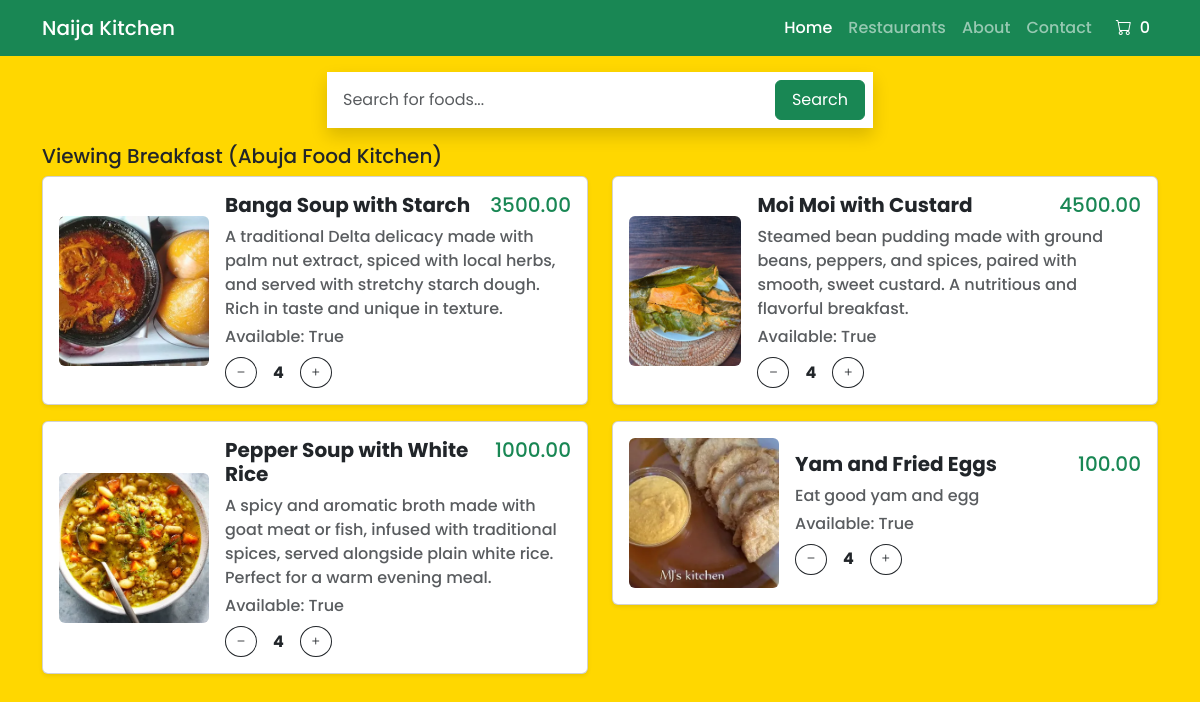
/abuja-food-kitchen/breakfast/, run on the app's committed database.
### naija_kitchen/models.py (models this page shows, shortened)
class MenuCategory(models.Model):
    restaurant = models.ForeignKey(
        Restaurant, on_delete=models.CASCADE, related_name='menu_categories')
    name = models.CharField(max_length=100)
    slug = models.SlugField(max_length=200, blank=True)
    description = models.TextField(blank=True, null=True)
    image = models.ImageField(blank=True, null=True)
    created_at = models.DateTimeField(auto_now_add=True)
    updated_at = models.DateTimeField(auto_now=True)
    class Meta:
        constraints = [
            UniqueConstraint(fields=['restaurant', 'name'],
                             name='unique_category_per_restaurant')
        ]
        ordering = ['name']
        indexes = [
            models.Index(fields=['name'])
        ]
    def __str__(self):
        return f"{self.name} ({self.restaurant.restaurant_name})"

class Restaurant(models.Model):
    restaurant_name = models.CharField(max_length=200)
    slug = models.SlugField(max_length=200, blank=True)
    restaurant_address = models.CharField(max_length=200)
    restaurant_image = models.ImageField(null=True, blank=True)
    restaurant_contact = models.CharField(max_length=200)
    restaurant_owner = models.ForeignKey(
        'auth.User', blank=True, null=True, on_delete=models.CASCADE, related_name='user_restaurants')
    class Meta:
        ordering = ['restaurant_name']
        indexes = [
            models.Index(fields=['restaurant_name'])
        ]

class MenuItem(models.Model):
    category = models.ForeignKey(
        MenuCategory, on_delete=models.CASCADE, related_name='menu_items')
    name = models.CharField(max_length=200)
    slug = models.SlugField(max_length=200, blank=True)
    description = models.TextField(blank=True, null=True)
    price = models.DecimalField(max_digits=10, decimal_places=2)
    is_available = models.BooleanField(default=True)
    created_at = models.DateTimeField(auto_now_add=True)
    updated_at = models.DateTimeField(auto_now=True)
    image = models.ImageField(blank=True, null=True)
    class Meta:
        ordering = ['name']
        indexes = [
            models.Index(fields=['id', 'slug']),
            models.Index(fields=['name']),
            models.Index(fields=['-created_at'])
        ]
    @property
    def imageURL(self):
        try:
            url = self.image.url
        except:
            url = ''
        return url

### naija_kitchen/views.py (the view)
# urls.py: path('<slug:restaurant_slug>/<slug:category_slug>/', get_menucategory_items, name="restaurant_menuitems"),
def get_menucategory_items(request, restaurant_slug,  category_slug):
    restaurant = get_object_or_404(Restaurant, slug=restaurant_slug)
    category = get_object_or_404(
        MenuCategory, restaurant=restaurant, slug=category_slug)
    cart_items = get_cart_items_from_session(request)
    menu_items = MenuItem.objects.filter(category=category)
    menu_items_json = json.dumps(list(menu_items.values()), cls=DecimalEncoder)
    context = {'restaurant': restaurant,
               'category': category, 'menuitems': menu_items, 'cartItems': cart_items, 'menu_items_json': menu_items_json}
    return render(request, 'menu_items.html', context)

### naija_kitchen/customencoder.py (called while the page is built)
    def default(self, obj):
        if isinstance(obj, Decimal):
            return float(obj)
        if isinstance(obj, (datetime, date)):
            return obj.isoformat()
        return super().default(obj)  # Use default encoding for other types

### naija_kitchen/views.py (called while the page is built)
def get_cart_items_from_session(request):
    cart_items_in_session = request.session.get('cartItems')
    return cart_items_in_session

### naija_kitchen/templates/menu_items.html (shortened to what this page needs)
{% extends 'main.html' %}
{% load static %}
    {% block content %}
    <div class="container h-100 mt-3 mb-3">
        <div class="row h-100 justify-content-center align-items-center">
            <div class="col-md-8 col-lg-6">
                <form action="" method="get" class="d-flex shadow p-2 bg-white">
                    <input id="searchMenu" class="form-control me-2 p-2 border-0 shadow-none" type="search"
                        placeholder="Search for foods..." aria-label="Search" />
                    <button class="btn btn-success px-3" type="reset">
                        Search
                    </button>
                </form>
            </div>
        </div>
    </div>
    <div class="container mt-3 poppins-medium">
        <h5>Viewing {{category}} </h5>
        <div id="menuItemCard" class="row">
            {% for menuitem in menuitems %}
            <div class="col-sm-6 mb-3">
                <div class="card p-3 shadow-sm d-flex flex-row align-items-center">
                    <img src="{{menuitem.imageURL}}" alt="{{menuitem.imageURL}}" class="img-fluid rounded"
                        style="width: 150px; height: 150px; object-fit: cover" />
                    <div class="ms-3 flex-grow-1">
                        <div class="d-flex justify-content-between">
                            <h5 class="fw-bold">{{menuitem.name}}</h5>
                            <h5 class="text-success">{{menuitem.price}}</h5>
                        </div>
                        <p class="text-muted mb-1">{{menuitem.description}}</p>
                        <p class="text-muted mb-1">
                            Available: {{menuitem.is_available}}
                        </p>
                        <div class="d-flex align-items-center mt-2">
                            <button class="btn btn-outline-dark btn-sm rounded-circle update-cart"
                                data-product="{{menuitem.id}}" data-action="remove">
                                <i class="bi bi-dash"></i>
                            </button>
                            <span class="mx-3 fw-bold">4</span>
                            <button class="btn btn-outline-dark btn-sm rounded-circle update-cart"
                                data-product="{{menuitem.id}}" data-action="add">
                                <i class="bi bi-plus"></i>
                            </button>
                        </div>
                    </div>
                </div>
            </div>
            {% endfor %}
        </div>
    </div>
    {% endblock %}

### static/css/style.css (style rules this page uses)
body { font-family: 'Poppins sans-serif'; }
.bg-color { background-color: #FFD700; }
.poppins-medium { font-family: "Poppins", sans-serif; font-weight: 500; font-style: normal; }

### data on the page
MenuCategory: name+restaurant "Breakfast (Abuja Food Kitchen)"
MenuItem: imageURL (picture), name "Banga Soup with Starch", price "3500.00", description "A traditional Delta delicacy made with palm nut extract, spiced with local herbs, and served with stretchy starch dough. Rich in taste and unique in texture.", is_available "True"
MenuItem: imageURL (picture), name "Moi Moi with Custard", price "4500.00", description "Steamed bean pudding made with ground beans, peppers, and spices, paired with smooth, sweet custard. A nutritious and flavorful breakfast.", is_available "True"
MenuItem: imageURL (picture), name "Pepper Soup with White Rice", price "1000.00", description "A spicy and aromatic broth made with goat meat or fish, infused with traditional spices, served alongside plain white rice. Perfect for a warm evening meal.", is_available "True"
MenuItem: imageURL (picture), name "Yam and Fried Eggs", price "100.00", description "Eat good yam and egg", is_available "True"

### other printed values
{{ cartItems|default:"0" }} "0"
